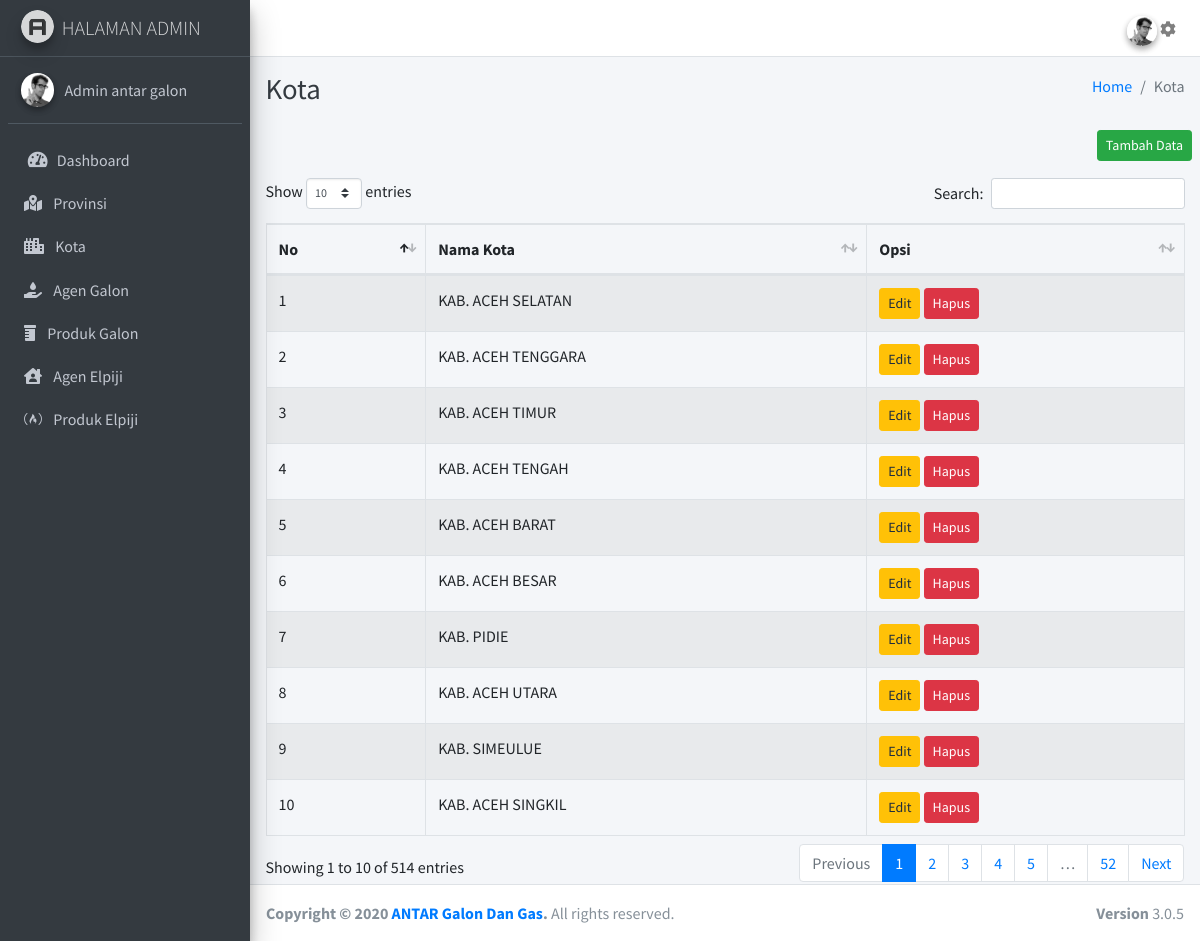
/pages/index.php?page=kota, run on the app's committed database.
### tables this page shows
CREATE TABLE `kota` (
  `id` int(60) NOT NULL,
  `id_provinsi` int(2) NOT NULL,
  `nama_kota` tinytext NOT NULL
);

### pages/kota/index.php (the view, shortened to what this page needs)
<?php
  include '../koneksi.php';
  $query = mysqli_query($koneksi, 'SELECT * FROM kota');
?>
<div class="content-header">
  <div class="container-fluid">
    <div class="row mb-2">
      <div class="col-sm-6">
        <h1 class="m-0 text-dark">Kota</h1>
      </div>
      <div class="col-sm-6">
        <ol class="breadcrumb float-sm-right">
          <li class="breadcrumb-item"><a href="#">Home</a></li>
          <li class="breadcrumb-item active">Kota</li>
        </ol>
      </div>
    </div>
  </div>
</div>
<section class="content">
  <button type="button" class="btn btn-success btn-sm float-right" data-toggle="modal" data-target="#modal-tambah">
    Tambah Data
  </button>
  <br>
  <br>
  <div class="container-fluid">
    <table id="example1" class="table table-bordered table-striped">
      <thead>
        <tr>
          <th>No</th>
          <th>Nama Kota</th>
          <th>Opsi</th>
        </tr>
      </thead>
      <tbody>
        <?php
          $no = 1;
          while ($kota = mysqli_fetch_array($query)) {
            if (mysqli_num_rows($query)) {
        ?>
        <tr>
          <td><?=$no++?></td>
          <td><?=$kota['nama_kota']?></td>
          <td>
            <button type="button" class="btn btn-warning btn-sm btn-edit" data-toggle="modal" data-target="#modal-edit" data-id="<?=$kota['id']?>" data-provinsi="<?=$kota['id_provinsi']?>" data-name="<?=$kota['nama_kota']?>">
              Edit
            </button>
            <button type="button" class="btn btn-danger btn-sm" onclick="return deleteData(<?=$kota['id']?>)">
              Hapus
            </button>
          </td>
        </tr>
        <?php
          }else{
            echo '<tr colspan="3">Tidak ada Data</tr>';
          }
        }
        ?>
      </tbody>
    </table>
  </div>
</section>

### data on the page
kota: nama_kota "KAB. ACEH SELATAN"
kota: nama_kota "KAB. ACEH TENGGARA"
kota: nama_kota "KAB. ACEH TIMUR"
kota: nama_kota "KAB. ACEH TENGAH"
kota: nama_kota "KAB. ACEH BARAT"
kota: nama_kota "KAB. ACEH BESAR"
kota: nama_kota "KAB. PIDIE"
kota: nama_kota "KAB. ACEH UTARA"
kota: nama_kota "KAB. SIMEULUE"
kota: nama_kota "KAB. ACEH SINGKIL"
